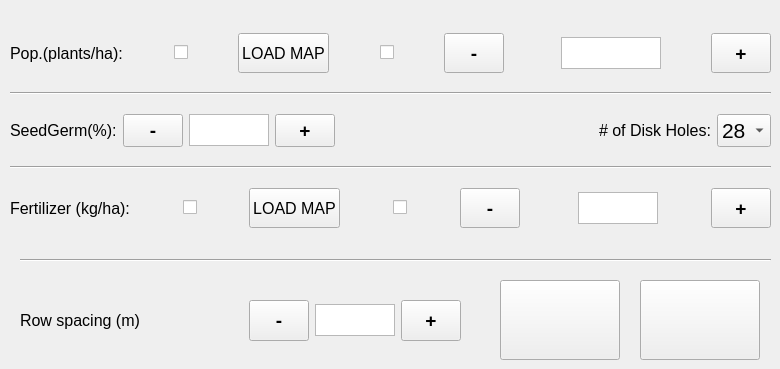
  <widget class="QWidget" name="config">
   <attribute name="title">
    <string>   CONFIG     01</string>
   </attribute>
   <widget class="QWidget" name="layoutWidget">
    <property name="geometry">
     <rect>
      <x>10</x>
      <y>20</y>
      <width>761</width>
      <height>221</height>
     </rect>
    </property>
    <layout class="QVBoxLayout" name="verticalLayout_3">
     <item>
      <layout class="QHBoxLayout" name="horizontalLayout_11">
       <item>
        <widget class="QLabel" name="label_36">
         <property name="font">
          <font>
           <pointsize>12</pointsize>
          </font>
         </property>
         <property name="text">
          <string>Pop.(plants/ha):</string>
         </property>
        </widget>
       </item>
       <item>
        <spacer name="horizontalSpacer_8">
         <property name="orientation">
          <enum>Qt::Horizontal</enum>
         </property>
         <property name="sizeHint" stdset="0">
          <size>
           <width>40</width>
           <height>20</height>
          </size>
         </property>
        </spacer>
       </item>
       <item>
        <widget class="QCheckBox" name="checkBox">
         <property name="font">
          <font>
           <pointsize>16</pointsize>
          </font>
         </property>
         <property name="text">
          <string/>
         </property>
        </widget>
       </item>
       <item>
        <spacer name="horizontalSpacer_10">
         <property name="orientation">
          <enum>Qt::Horizontal</enum>
         </property>
         <property name="sizeHint" stdset="0">
          <size>
           <width>40</width>
           <height>20</height>
          </size>
         </property>
        </spacer>
       </item>
       <item>
        <widget class="QPushButton" name="bt_load_seed">
         <property name="minimumSize">
          <size>
           <width>0</width>
           <height>40</height>
          </size>
         </property>
         <property name="maximumSize">
          <size>
           <width>16777215</width>
           <height>40</height>
          </size>
         </property>
         <property name="font">
          <font>
           <pointsize>12</pointsize>
          </font>
         </property>
         <property name="text">
          <string>LOAD MAP</string>
         </property>
         <property name="icon">
          <iconset>
           <normaloff>file.png</normaloff>file.png</iconset>
         </property>
         <property name="iconSize">
          <size>
           <width>32</width>
           <height>32</height>
          </size>
         </property>
        </widget>
       </item>
       <item>
        <spacer name="horizontalSpacer_5">
         <property name="orientation">
          <enum>Qt::Horizontal</enum>
         </property>
         <property name="sizeHint" stdset="0">
          <size>
           <width>40</width>
           <height>20</height>
          </size>
         </property>
        </spacer>
       </item>
       <item>
        <widget class="QCheckBox" name="checkBox_2">
         <property name="text">
          <string/>
         </property>
        </widget>
       </item>
       <item>
        <spacer name="horizontalSpacer_11">
         <property name="orientation">
          <enum>Qt::Horizontal</enum>
         </property>
         <property name="sizeHint" stdset="0">
          <size>
           <width>40</width>
           <height>20</height>
          </size>
         </property>
        </spacer>
       </item>
       <item>
        <widget class="QPushButton" name="m_pop">
         <property name="maximumSize">
          <size>
           <width>60</width>
           <height>60</height>
          </size>
         </property>
         <property name="font">
          <font>
           <pointsize>14</pointsize>
           <weight>75</weight>
           <bold>true</bold>
          </font>
         </property>
         <property name="text">
          <string>-</string>
         </property>
        </widget>
       </item>
       <item>
        <spacer name="horizontalSpacer">
         <property name="orientation">
          <enum>Qt::Horizontal</enum>
         </property>
         <property name="sizeHint" stdset="0">
          <size>
           <width>30</width>
           <height>20</height>
          </size>
         </property>
        </spacer>
       </item>
       <item>
        <widget class="QLabel" name="label_21">
         <property name="font">
          <font>
           <pointsize>12</pointsize>
           <weight>50</weight>
           <italic>false</italic>
           <bold>false</bold>
          </font>
         </property>
         <property name="text">
          <string>&lt;html&gt;&lt;head/&gt;&lt;body&gt;&lt;p align=&quot;center&quot;&gt;&lt;br/&gt;&lt;/p&gt;&lt;/body&gt;&lt;/html&gt;</string>
         </property>
        </widget>
       </item>
       <item>
        <widget class="QPlainTextEdit" name="ql_set_pop">
         <property name="maximumSize">
          <size>
           <width>100</width>
           <height>32</height>
          </size>
         </property>
         <property name="font">
          <font>
           <pointsize>10</pointsize>
          </font>
         </property>
         <property name="layoutDirection">
          <enum>Qt::LeftToRight</enum>
         </property>
         <property name="plainText">
          <string/>
         </property>
        </widget>
       </item>
       <item>
        <spacer name="horizontalSpacer_2">
         <property name="orientation">
          <enum>Qt::Horizontal</enum>
         </property>
         <property name="sizeHint" stdset="0">
          <size>
           <width>30</width>
           <height>20</height>
          </size>
         </property>
        </spacer>
       </item>
       <item>
        <widget class="QPushButton" name="p_pop">
         <property name="maximumSize">
          <size>
           <width>60</width>
           <height>60</height>
          </size>
         </property>
         <property name="font">
          <font>
           <pointsize>14</pointsize>
           <weight>75</weight>
           <bold>true</bold>
          </font>
         </property>
         <property name="text">
          <string>+</string>
         </property>
        </widget>
       </item>
      </layout>
     </item>
     <item>
      <widget class="Line" name="line">
       <property name="orientation">
        <enum>Qt::Horizontal</enum>
       </property>
      </widget>
     </item>
     <item>
      <layout class="QHBoxLayout" name="horizontalLayout_12">
       <item>
        <widget class="QLabel" name="label_20">
         <property name="font">
          <font>
           <pointsize>12</pointsize>
           <weight>50</weight>
           <italic>false</italic>
           <bold>false</bold>
          </font>
         </property>
         <property name="text">
          <string>SeedGerm(%):</string>
         </property>
        </widget>
       </item>
       <item>
        <widget class="QPushButton" name="m_germ">
         <property name="maximumSize">
          <size>
           <width>60</width>
           <height>60</height>
          </size>
         </property>
         <property name="font">
          <font>
           <pointsize>14</pointsize>
           <weight>75</weight>
           <bold>true</bold>
          </font>
         </property>
         <property name="text">
          <string>-</string>
         </property>
        </widget>
       </item>
       <item>
        <widget class="QPlainTextEdit" name="ql_germ">
         <property name="maximumSize">
          <size>
           <width>80</width>
           <height>32</height>
          </size>
         </property>
         <property name="font">
          <font>
           <pointsize>10</pointsize>
          </font>
         </property>
         <property name="plainText">
          <string/>
         </property>
        </widget>
       </item>
       <item>
        <widget class="QPushButton" name="p_germ">
         <property name="maximumSize">
          <size>
           <width>60</width>
           <height>60</height>
          </size>
         </property>
         <property name="font">
          <font>
           <pointsize>14</pointsize>
           <weight>75</weight>
           <bold>true</bold>
          </font>
         </property>
         <property name="text">
          <string>+</string>
         </property>
        </widget>
       </item>
       <item>
        <spacer name="horizontalSpacer_7">
         <property name="orientation">
          <enum>Qt::Horizontal</enum>
         </property>
         <property name="sizeHint" stdset="0">
          <size>
           <width>40</width>
           <height>20</height>
          </size>
         </property>
        </spacer>
       </item>
       <item>
        <widget class="QLabel" name="label_15">
         <property name="font">
          <font>
           <pointsize>12</pointsize>
           <weight>50</weight>
           <italic>false</italic>
           <bold>false</bold>
          </font>
         </property>
         <property name="text">
          <string># of Disk Holes:</string>
         </property>
        </widget>
       </item>
       <item>
        <widget class="QComboBox" name="list_holes">
         <property name="maximumSize">
          <size>
           <width>100</width>
           <height>16777215</height>
          </size>
         </property>
         <property name="font">
          <font>
           <pointsize>16</pointsize>
          </font>
         </property>
         <item>
          <property name="text">
           <string>28</string>
          </property>
         </item>
         <item>
          <property name="text">
           <string>45</string>
          </property>
         </item>
         <item>
          <property name="text">
           <string>64</string>
          </property>
         </item>
         <item>
          <property name="text">
           <string>84</string>
          </property>
         </item>
        </widget>
       </item>
      </layout>
     </item>
     <item>
      <widget class="Line" name="line_2">
       <property name="orientation">
        <enum>Qt::Horizontal</enum>
       </property>
      </widget>
     </item>
     <item>
      <layout class="QHBoxLayout" name="horizontalLayout_14">
       <item>
        <widget class="QLabel" name="label_38">
         <property name="font">
          <font>
           <pointsize>12</pointsize>
          </font>
         </property>
         <property name="text">
          <string>Fertilizer (kg/ha):</string>
         </property>
        </widget>
       </item>
       <item>
        <spacer name="horizontalSpacer_9">
         <property name="orientation">
          <enum>Qt::Horizontal</enum>
         </property>
         <property name="sizeHint" stdset="0">
          <size>
           <width>40</width>
           <height>20</height>
          </size>
         </property>
        </spacer>
       </item>
       <item>
        <widget class="QCheckBox" name="checkBox_3">
         <property name="text">
          <string/>
         </property>
        </widget>
       </item>
       <item>
        <spacer name="horizontalSpacer_12">
         <property name="orientation">
          <enum>Qt::Horizontal</enum>
         </property>
         <property name="sizeHint" stdset="0">
          <size>
           <width>40</width>
           <height>20</height>
          </size>
         </property>
        </spacer>
       </item>
       <item>
        <widget class="QPushButton" name="bt_load_fert">
         <property name="minimumSize">
          <size>
           <width>0</width>
           <height>40</height>
          </size>
         </property>
         <property name="maximumSize">
          <size>
           <width>16777215</width>
           <height>40</height>
          </size>
         </property>
         <property name="font">
          <font>
           <pointsize>12</pointsize>
          </font>
         </property>
         <property name="text">
          <string>LOAD MAP</string>
         </property>
         <property name="icon">
          <iconset>
           <normaloff>file.png</normaloff>file.png</iconset>
         </property>
         <property name="iconSize">
          <size>
           <width>32</width>
           <height>32</height>
          </size>
         </property>
        </widget>
       </item>
       <item>
        <spacer name="horizontalSpacer_6">
         <property name="orientation">
          <enum>Qt::Horizontal</enum>
         </property>
         <property name="sizeHint" stdset="0">
          <size>
           <width>40</width>
           <height>20</height>
          </size>
         </property>
        </spacer>
       </item>
       <item>
        <widget class="QCheckBox" name="checkBox_4">
         <property name="text">
          <string/>
         </property>
        </widget>
       </item>
       <item>
        <spacer name="horizontalSpacer_13">
         <property name="orientation">
          <enum>Qt::Horizontal</enum>
         </property>
         <property name="sizeHint" stdset="0">
          <size>
           <width>40</width>
           <height>20</height>
          </size>
         </property>
        </spacer>
       </item>
       <item>
        <widget class="QPushButton" name="m_fert">
         <property name="maximumSize">
          <size>
           <width>60</width>
           <height>60</height>
          </size>
         </property>
         <property name="font">
          <font>
           <pointsize>14</pointsize>
           <weight>75</weight>
           <bold>true</bold>
          </font>
         </property>
         <property name="text">
          <string>-</string>
         </property>
        </widget>
       </item>
       <item>
        <spacer name="horizontalSpacer_3">
         <property name="orientation">
          <enum>Qt::Horizontal</enum>
         </property>
         <property name="sizeHint" stdset="0">
          <size>
           <width>40</width>
           <height>20</height>
          </size>
         </property>
        </spacer>
       </item>
       <item>
        <widget class="QLabel" name="label_25">
         <property name="font">
          <font>
           <pointsize>12</pointsize>
           <weight>50</weight>
           <italic>false</italic>
           <bold>false</bold>
          </font>
         </property>
         <property name="text">
          <string>&lt;html&gt;&lt;head/&gt;&lt;body&gt;&lt;p align=&quot;center&quot;&gt;&lt;br/&gt;&lt;/p&gt;&lt;/body&gt;&lt;/html&gt;</string>
         </property>
        </widget>
       </item>
       <item>
        <widget class="QPlainTextEdit" name="ql_set_fert">
         <property name="maximumSize">
          <size>
           <width>80</width>
           <height>32</height>
          </size>
         </property>
         <property name="font">
          <font>
           <pointsize>10</pointsize>
          </font>
         </property>
         <property name="plainText">
          <string/>
         </property>
        </widget>
       </item>
       <item>
        <spacer name="horizontalSpacer_4">
         <property name="orientation">
          <enum>Qt::Horizontal</enum>
         </property>
         <property name="sizeHint" stdset="0">
          <size>
           <width>40</width>
           <height>20</height>
          </size>
         </property>
        </spacer>
       </item>
       <item>
        <widget class="QPushButton" name="p_fert">
         <property name="maximumSize">
          <size>
           <width>60</width>
           <height>60</height>
          </size>
         </property>
         <property name="font">
          <font>
           <pointsize>14</pointsize>
           <weight>75</weight>
           <bold>true</bold>
          </font>
         </property>
         <property name="text">
          <string>+</string>
         </property>
        </widget>
       </item>
      </layout>
     </item>
    </layout>
   </widget>
   <widget class="Line" name="line_3">
    <property name="geometry">
     <rect>
      <x>20</x>
      <y>250</y>
      <width>751</width>
      <height>21</height>
     </rect>
    </property>
    <property name="orientation">
     <enum>Qt::Horizontal</enum>
    </property>
   </widget>
   <widget class="QPushButton" name="bt_back_main">
    <property name="geometry">
     <rect>
      <x>500</x>
      <y>280</y>
      <width>120</width>
      <height>80</height>
     </rect>
    </property>
    <property name="minimumSize">
     <size>
      <width>120</width>
      <height>80</height>
     </size>
    </property>
    <property name="maximumSize">
     <size>
      <width>120</width>
      <height>80</height>
     </size>
    </property>
    <property name="font">
     <font>
      <pointsize>14</pointsize>
     </font>
    </property>
    <property name="text">
     <string/>
    </property>
    <property name="icon">
     <iconset>
      <normaloff>back.png</normaloff>back.png</iconset>
    </property>
    <property name="iconSize">
     <size>
      <width>64</width>
      <height>64</height>
     </size>
    </property>
   </widget>
   <widget class="QPushButton" name="bt_to_aux">
    <property name="geometry">
     <rect>
      <x>640</x>
      <y>280</y>
      <width>120</width>
      <height>80</height>
     </rect>
    </property>
    <property name="minimumSize">
     <size>
      <width>120</width>
      <height>80</height>
     </size>
    </property>
    <property name="maximumSize">
     <size>
      <width>120</width>
      <height>80</height>
     </size>
    </property>
    <property name="font">
     <font>
      <pointsize>14</pointsize>
     </font>
    </property>
    <property name="text">
     <string/>
    </property>
    <property name="icon">
     <iconset>
      <normaloff>go.png</normaloff>go.png</iconset>
    </property>
    <property name="iconSize">
     <size>
      <width>64</width>
      <height>64</height>
     </size>
    </property>
   </widget>
   <widget class="QWidget" name="layoutWidget_7">
    <property name="geometry">
     <rect>
      <x>20</x>
      <y>300</y>
      <width>441</width>
      <height>41</height>
     </rect>
    </property>
    <layout class="QHBoxLayout" name="horizontalLayout_13">
     <item>
      <widget class="QLabel" name="label_23">
       <property name="font">
        <font>
         <pointsize>12</pointsize>
         <weight>50</weight>
         <italic>false</italic>
         <bold>false</bold>
        </font>
       </property>
       <property name="text">
        <string>Row spacing (m)</string>
       </property>
      </widget>
     </item>
     <item>
      <widget class="QPushButton" name="m_row">
       <property name="maximumSize">
        <size>
         <width>60</width>
         <height>60</height>
        </size>
       </property>
       <property name="font">
        <font>
         <pointsize>14</pointsize>
         <weight>75</weight>
         <bold>true</bold>
        </font>
       </property>
       <property name="text">
        <string>-</string>
       </property>
      </widget>
     </item>
     <item>
      <widget class="QPlainTextEdit" name="ql_row_spacing">
       <property name="maximumSize">
        <size>
         <width>80</width>
         <height>32</height>
        </size>
       </property>
       <property name="font">
        <font>
         <pointsize>10</pointsize>
        </font>
       </property>
       <property name="plainText">
        <string/>
       </property>
      </widget>
     </item>
     <item>
      <widget class="QPushButton" name="p_row">
       <property name="maximumSize">
        <size>
         <width>60</width>
         <height>60</height>
        </size>
       </property>
       <property name="font">
        <font>
         <pointsize>14</pointsize>
         <weight>75</weight>
         <bold>true</bold>
        </font>
       </property>
       <property name="text">
        <string>+</string>
       </property>
      </widget>
     </item>
    </layout>
   </widget>
  </widget>
